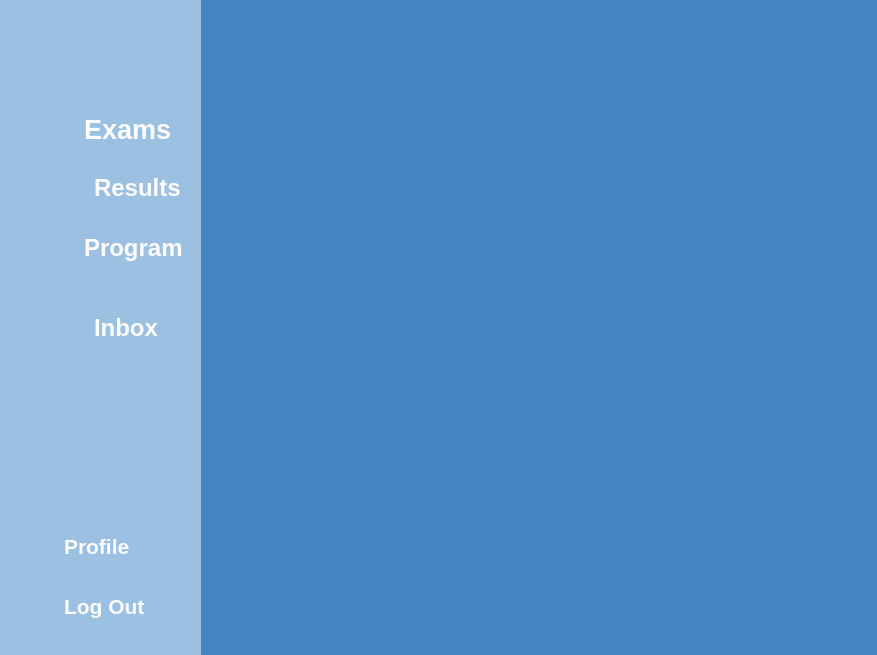
<?xml version="1.0" encoding="UTF-8"?>
<ui version="4.0">
 <class>MainWindow</class>
 <widget class="QMainWindow" name="MainWindow">
  <property name="geometry">
   <rect>
    <x>0</x>
    <y>0</y>
    <width>877</width>
    <height>655</height>
   </rect>
  </property>
  <property name="cursor">
   <cursorShape>WaitCursor</cursorShape>
  </property>
  <property name="windowTitle">
   <string>MainWindow</string>
  </property>
  <property name="iconSize">
   <size>
    <width>30</width>
    <height>30</height>
   </size>
  </property>
  <widget class="QWidget" name="centralwidget">
   <widget class="QLabel" name="label">
    <property name="geometry">
     <rect>
      <x>-5</x>
      <y>-10</y>
      <width>901</width>
      <height>711</height>
     </rect>
    </property>
    <property name="styleSheet">
     <string notr="true">background-color: #4486c3;</string>
    </property>
    <property name="frameShape">
     <enum>QFrame::NoFrame</enum>
    </property>
    <property name="frameShadow">
     <enum>QFrame::Raised</enum>
    </property>
    <property name="text">
     <string/>
    </property>
    <property name="scaledContents">
     <bool>true</bool>
    </property>
    <property name="wordWrap">
     <bool>false</bool>
    </property>
   </widget>
   <widget class="QFrame" name="frame_2">
    <property name="geometry">
     <rect>
      <x>-10</x>
      <y>-60</y>
      <width>211</width>
      <height>721</height>
     </rect>
    </property>
    <property name="styleSheet">
     <string notr="true">background-color:rgb(155, 192, 226);
border:0px;</string>
    </property>
    <property name="frameShape">
     <enum>QFrame::StyledPanel</enum>
    </property>
    <property name="frameShadow">
     <enum>QFrame::Raised</enum>
    </property>
    <widget class="QTextEdit" name="textEdit">
     <property name="geometry">
      <rect>
       <x>70</x>
       <y>650</y>
       <width>141</width>
       <height>41</height>
      </rect>
     </property>
     <property name="styleSheet">
      <string notr="true">color:rgb(252, 252, 252);
border:0px;
</string>
     </property>
     <property name="html">
      <string>&lt;!DOCTYPE HTML PUBLIC &quot;-//W3C//DTD HTML 4.0//EN&quot; &quot;http://www.w3.org/TR/REC-html40/strict.dtd&quot;&gt;
&lt;html&gt;&lt;head&gt;&lt;meta name=&quot;qrichtext&quot; content=&quot;1&quot; /&gt;&lt;meta charset=&quot;utf-8&quot; /&gt;&lt;style type=&quot;text/css&quot;&gt;
p, li { white-space: pre-wrap; }
hr { height: 1px; border-width: 0; }
li.unchecked::marker { content: &quot;\2610&quot;; }
li.checked::marker { content: &quot;\2612&quot;; }
&lt;/style&gt;&lt;/head&gt;&lt;body style=&quot; font-family:'Segoe UI'; font-size:9pt; font-weight:400; font-style:normal;&quot;&gt;
&lt;p style=&quot; margin-top:0px; margin-bottom:0px; margin-left:0px; margin-right:0px; -qt-block-indent:0; text-indent:0px;&quot;&gt;&lt;span style=&quot; font-size:16pt; font-weight:700;&quot;&gt;Log Out&lt;/span&gt;&lt;/p&gt;&lt;/body&gt;&lt;/html&gt;</string>
     </property>
    </widget>
    <widget class="QTextEdit" name="textEdit_2">
     <property name="geometry">
      <rect>
       <x>70</x>
       <y>590</y>
       <width>131</width>
       <height>41</height>
      </rect>
     </property>
     <property name="styleSheet">
      <string notr="true">color:rgb(252, 252, 252);
border:0px
</string>
     </property>
     <property name="html">
      <string>&lt;!DOCTYPE HTML PUBLIC &quot;-//W3C//DTD HTML 4.0//EN&quot; &quot;http://www.w3.org/TR/REC-html40/strict.dtd&quot;&gt;
&lt;html&gt;&lt;head&gt;&lt;meta name=&quot;qrichtext&quot; content=&quot;1&quot; /&gt;&lt;meta charset=&quot;utf-8&quot; /&gt;&lt;style type=&quot;text/css&quot;&gt;
p, li { white-space: pre-wrap; }
hr { height: 1px; border-width: 0; }
li.unchecked::marker { content: &quot;\2610&quot;; }
li.checked::marker { content: &quot;\2612&quot;; }
&lt;/style&gt;&lt;/head&gt;&lt;body style=&quot; font-family:'Segoe UI'; font-size:9pt; font-weight:400; font-style:normal;&quot;&gt;
&lt;p style=&quot; margin-top:0px; margin-bottom:0px; margin-left:0px; margin-right:0px; -qt-block-indent:0; text-indent:0px;&quot;&gt;&lt;span style=&quot; font-size:16pt; font-weight:700;&quot;&gt;Profile&lt;/span&gt;&lt;/p&gt;&lt;/body&gt;&lt;/html&gt;</string>
     </property>
    </widget>
    <widget class="QTextEdit" name="textEdit_3">
     <property name="geometry">
      <rect>
       <x>100</x>
       <y>230</y>
       <width>101</width>
       <height>41</height>
      </rect>
     </property>
     <property name="styleSheet">
      <string notr="true">color:rgb(252, 252, 252);
border:0px;
</string>
     </property>
     <property name="html">
      <string>&lt;!DOCTYPE HTML PUBLIC &quot;-//W3C//DTD HTML 4.0//EN&quot; &quot;http://www.w3.org/TR/REC-html40/strict.dtd&quot;&gt;
&lt;html&gt;&lt;head&gt;&lt;meta name=&quot;qrichtext&quot; content=&quot;1&quot; /&gt;&lt;meta charset=&quot;utf-8&quot; /&gt;&lt;style type=&quot;text/css&quot;&gt;
p, li { white-space: pre-wrap; }
hr { height: 1px; border-width: 0; }
li.unchecked::marker { content: &quot;\2610&quot;; }
li.checked::marker { content: &quot;\2612&quot;; }
&lt;/style&gt;&lt;/head&gt;&lt;body style=&quot; font-family:'Segoe UI'; font-size:9pt; font-weight:400; font-style:normal;&quot;&gt;
&lt;p style=&quot; margin-top:0px; margin-bottom:0px; margin-left:0px; margin-right:0px; -qt-block-indent:0; text-indent:0px;&quot;&gt;&lt;span style=&quot; font-size:18pt; font-weight:700;&quot;&gt;Results&lt;/span&gt;&lt;/p&gt;&lt;/body&gt;&lt;/html&gt;</string>
     </property>
    </widget>
    <widget class="QTextEdit" name="textEdit_4">
     <property name="geometry">
      <rect>
       <x>90</x>
       <y>170</y>
       <width>111</width>
       <height>51</height>
      </rect>
     </property>
     <property name="styleSheet">
      <string notr="true">color:rgb(252, 252, 252);
border:0px
</string>
     </property>
     <property name="lineWidth">
      <number>0</number>
     </property>
     <property name="html">
      <string>&lt;!DOCTYPE HTML PUBLIC &quot;-//W3C//DTD HTML 4.0//EN&quot; &quot;http://www.w3.org/TR/REC-html40/strict.dtd&quot;&gt;
&lt;html&gt;&lt;head&gt;&lt;meta name=&quot;qrichtext&quot; content=&quot;1&quot; /&gt;&lt;meta charset=&quot;utf-8&quot; /&gt;&lt;style type=&quot;text/css&quot;&gt;
p, li { white-space: pre-wrap; }
hr { height: 1px; border-width: 0; }
li.unchecked::marker { content: &quot;\2610&quot;; }
li.checked::marker { content: &quot;\2612&quot;; }
&lt;/style&gt;&lt;/head&gt;&lt;body style=&quot; font-family:'Segoe UI'; font-size:9pt; font-weight:400; font-style:normal;&quot;&gt;
&lt;p style=&quot; margin-top:12px; margin-bottom:12px; margin-left:0px; margin-right:0px; -qt-block-indent:0; text-indent:0px;&quot;&gt;&lt;span style=&quot; font-size:20pt; font-weight:700;&quot;&gt;Exams&lt;/span&gt;&lt;/p&gt;&lt;/body&gt;&lt;/html&gt;</string>
     </property>
    </widget>
    <widget class="QTextEdit" name="textEdit_5">
     <property name="geometry">
      <rect>
       <x>90</x>
       <y>290</y>
       <width>131</width>
       <height>51</height>
      </rect>
     </property>
     <property name="styleSheet">
      <string notr="true">color:rgb(252, 252, 252);
border:0px;
</string>
     </property>
     <property name="html">
      <string>&lt;!DOCTYPE HTML PUBLIC &quot;-//W3C//DTD HTML 4.0//EN&quot; &quot;http://www.w3.org/TR/REC-html40/strict.dtd&quot;&gt;
&lt;html&gt;&lt;head&gt;&lt;meta name=&quot;qrichtext&quot; content=&quot;1&quot; /&gt;&lt;meta charset=&quot;utf-8&quot; /&gt;&lt;style type=&quot;text/css&quot;&gt;
p, li { white-space: pre-wrap; }
hr { height: 1px; border-width: 0; }
li.unchecked::marker { content: &quot;\2610&quot;; }
li.checked::marker { content: &quot;\2612&quot;; }
&lt;/style&gt;&lt;/head&gt;&lt;body style=&quot; font-family:'Segoe UI'; font-size:9pt; font-weight:400; font-style:normal;&quot;&gt;
&lt;p style=&quot; margin-top:0px; margin-bottom:0px; margin-left:0px; margin-right:0px; -qt-block-indent:0; text-indent:0px;&quot;&gt;&lt;span style=&quot; font-size:18pt; font-weight:700;&quot;&gt;Program&lt;/span&gt;&lt;/p&gt;&lt;/body&gt;&lt;/html&gt;</string>
     </property>
    </widget>
    <widget class="QTextEdit" name="textEdit_6">
     <property name="geometry">
      <rect>
       <x>100</x>
       <y>370</y>
       <width>101</width>
       <height>41</height>
      </rect>
     </property>
     <property name="styleSheet">
      <string notr="true">color:rgb(252, 252, 252);
border:0px;
</string>
     </property>
     <property name="html">
      <string>&lt;!DOCTYPE HTML PUBLIC &quot;-//W3C//DTD HTML 4.0//EN&quot; &quot;http://www.w3.org/TR/REC-html40/strict.dtd&quot;&gt;
&lt;html&gt;&lt;head&gt;&lt;meta name=&quot;qrichtext&quot; content=&quot;1&quot; /&gt;&lt;meta charset=&quot;utf-8&quot; /&gt;&lt;style type=&quot;text/css&quot;&gt;
p, li { white-space: pre-wrap; }
hr { height: 1px; border-width: 0; }
li.unchecked::marker { content: &quot;\2610&quot;; }
li.checked::marker { content: &quot;\2612&quot;; }
&lt;/style&gt;&lt;/head&gt;&lt;body style=&quot; font-family:'Segoe UI'; font-size:9pt; font-weight:400; font-style:normal;&quot;&gt;
&lt;p style=&quot; margin-top:0px; margin-bottom:0px; margin-left:0px; margin-right:0px; -qt-block-indent:0; text-indent:0px;&quot;&gt;&lt;span style=&quot; font-size:18pt; font-weight:700;&quot;&gt;Inbox&lt;/span&gt;&lt;/p&gt;&lt;/body&gt;&lt;/html&gt;</string>
     </property>
    </widget>
    <widget class="QLabel" name="Logou_photo">
     <property name="geometry">
      <rect>
       <x>20</x>
       <y>650</y>
       <width>41</width>
       <height>41</height>
      </rect>
     </property>
     <property name="text">
      <string/>
     </property>
     <property name="pixmap">
      <pixmap>../photo/main menu/logout.png</pixmap>
     </property>
     <property name="scaledContents">
      <bool>true</bool>
     </property>
    </widget>
    <widget class="QLabel" name="label_2">
     <property name="geometry">
      <rect>
       <x>40</x>
       <y>160</y>
       <width>51</width>
       <height>61</height>
      </rect>
     </property>
     <property name="text">
      <string/>
     </property>
     <property name="pixmap">
      <pixmap>../photo/main menu/2exam.png</pixmap>
     </property>
     <property name="scaledContents">
      <bool>true</bool>
     </property>
    </widget>
    <widget class="QLabel" name="Prolife_photo">
     <property name="geometry">
      <rect>
       <x>10</x>
       <y>580</y>
       <width>61</width>
       <height>51</height>
      </rect>
     </property>
     <property name="text">
      <string/>
     </property>
     <property name="pixmap">
      <pixmap>../photo/main menu/account-removebg-preview.png</pixmap>
     </property>
     <property name="scaledContents">
      <bool>true</bool>
     </property>
    </widget>
    <widget class="QLabel" name="Results_photo">
     <property name="geometry">
      <rect>
       <x>30</x>
       <y>210</y>
       <width>71</width>
       <height>61</height>
      </rect>
     </property>
     <property name="text">
      <string/>
     </property>
     <property name="pixmap">
      <pixmap>../photo/main menu/results-removebg-preview.png</pixmap>
     </property>
     <property name="scaledContents">
      <bool>true</bool>
     </property>
    </widget>
    <widget class="QLabel" name="Results_photo_2">
     <property name="geometry">
      <rect>
       <x>20</x>
       <y>280</y>
       <width>71</width>
       <height>61</height>
      </rect>
     </property>
     <property name="text">
      <string/>
     </property>
     <property name="pixmap">
      <pixmap>../photo/main menu/programlogo.png</pixmap>
     </property>
     <property name="scaledContents">
      <bool>true</bool>
     </property>
    </widget>
    <widget class="QLabel" name="Results_photo_3">
     <property name="geometry">
      <rect>
       <x>30</x>
       <y>360</y>
       <width>61</width>
       <height>51</height>
      </rect>
     </property>
     <property name="text">
      <string/>
     </property>
     <property name="pixmap">
      <pixmap>../photo/main menu/inboxlogo-removebg-preview.png</pixmap>
     </property>
     <property name="scaledContents">
      <bool>true</bool>
     </property>
    </widget>
   </widget>
  </widget>
  <action name="actiontext1">
   <property name="text">
    <string>text1</string>
   </property>
  </action>
  <action name="actiontext2">
   <property name="text">
    <string>text2</string>
   </property>
  </action>
  <action name="actiontext3">
   <property name="text">
    <string>text3</string>
   </property>
  </action>
 </widget>
 <resources/>
 <connections/>
</ui>
